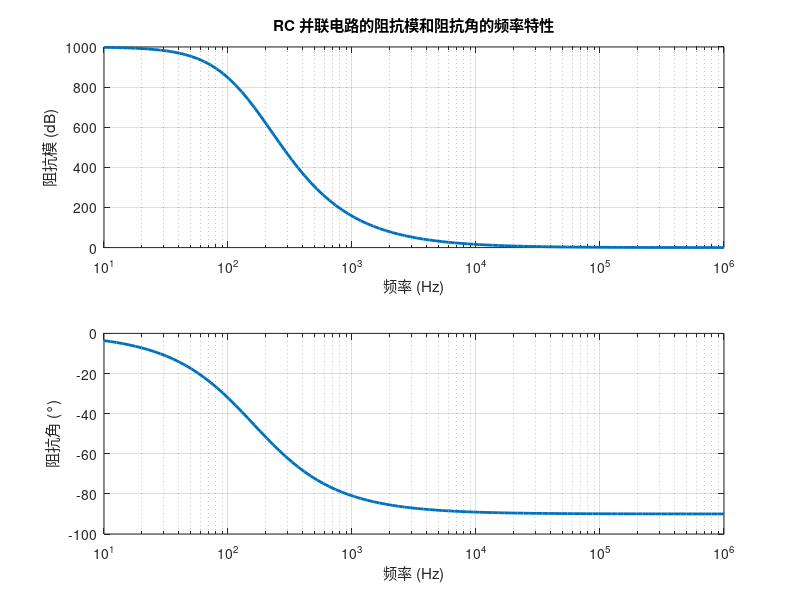

MATLAB code for this plot:
clear,clc;
% 定义电阻和电容的值
R = 1000; % 电阻值 1000 欧姆
C = 1e-6; % 电容值 1 微法

% 计算 RC 并联电路的阻抗
f = logspace(1,6,100); % 生成 100 个对数均匀分布的频率点
Z = R./(1 + 1j*2*pi*f*R*C); % 计算 RC 并联电路的阻抗

% 绘制阻抗模和阻抗角的频率特性
figure;
subplot(2,1,1);
semilogx(f,(abs(Z)),'LineWidth',2);
grid on;
xlabel('频率 (Hz)');
ylabel('阻抗模 (dB)');
title('RC 并联电路的阻抗模和阻抗角的频率特性');
subplot(2,1,2);
semilogx(f,angle(Z)*180/pi,'LineWidth',2);
grid on;
xlabel('频率 (Hz)');
ylabel('阻抗角 (°)');